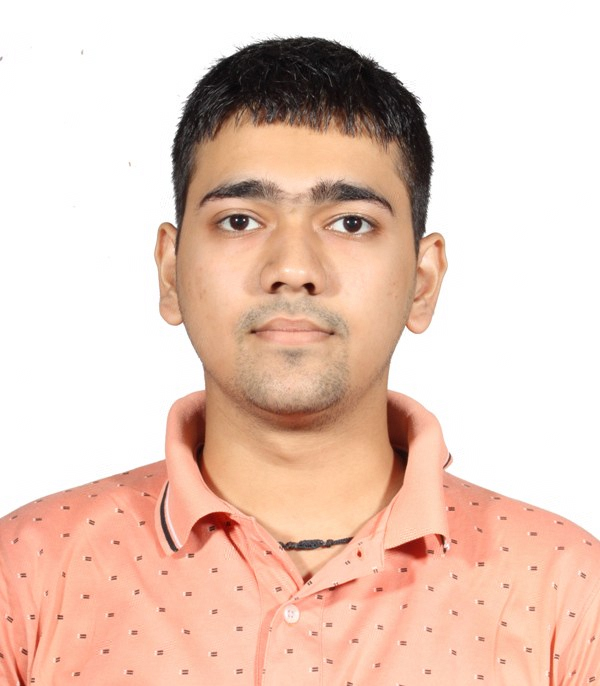
#> input picture data/output_images/robust_watermarked.png, 600 x 686 px
$ python extracting_robust.py
#> lines starting #> are read from the running program, lines starting #| are printed output that depends on the picture
### src/utils/image_utils.py
import cv2
import numpy as np
import os

# ============================================================
# 🧩 BASIC IMAGE OPERATIONS
# ============================================================

def load_image(path):
    """Load image from path in RGB format."""
    if not os.path.exists(path):
        raise FileNotFoundError(f"Image not found at {path}")
    img = cv2.imread(path)
#> img is the input picture: shape (686, 600, 3); mean B, G, R 189.9, 203.8, 232.9
    if img is None:
        raise ValueError(f"Failed to load image: {path}")
    return cv2.cvtColor(img, cv2.COLOR_BGR2RGB)


# [4 lines left out: function save_image, not called in this run]


def rgb_to_ycbcr(img):
    """Convert RGB image to YCbCr color space."""
    return cv2.cvtColor(img, cv2.COLOR_RGB2YCrCb)
#> returned value: shape (686, 600, 3); mean of channels 0, 1, 2 210.9, 143.7, 116.2


def ycbcr_to_rgb(img):
    """Convert YCbCr image back to RGB color space."""
    return cv2.cvtColor(img, cv2.COLOR_YCrCb2RGB)


def split_channels_ycbcr(img):
    """Split Y, Cb, Cr channels."""
    y, cb, cr = cv2.split(img)
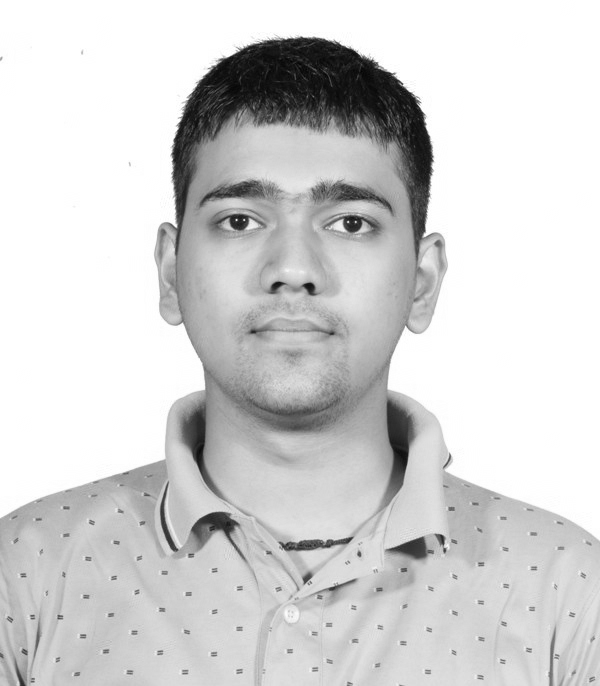
#> y: shape (686, 600); min 1, max 255, mean 210.9
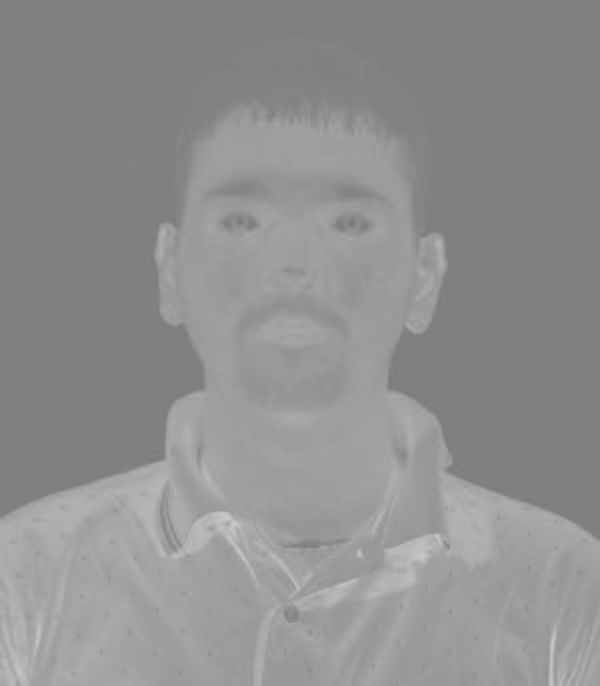
#> cb: shape (686, 600); min 121, max 202, mean 143.7
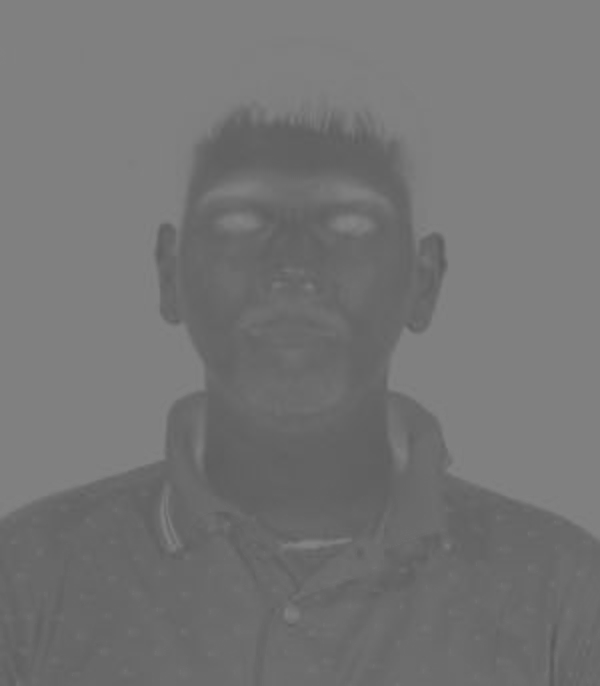
#> cr: shape (686, 600); min 89, max 132, mean 116.2
    return y, cb, cr


def merge_channels_ycbcr(y, cb, cr):
    """Merge Y, Cb, Cr channels back to YCbCr image."""
    return cv2.merge((y, cb, cr))

# ============================================================
# ⚙️ PREPROCESSING + RESIZING UTILITIES
# ============================================================

# [80 lines left out: functions resize_to_multiple_of_16, resize_watermark, convert_to_grayscale, prepare_images, resize_image_to_match, not called in this run]

### src/utils/extract_utils.py
# src/utils/extract_utils.py

import numpy as np
import pywt
from scipy.fftpack import dct
from src.utils.image_utils import load_image, rgb_to_ycbcr, split_channels_ycbcr
from src.utils.watermark_utils import unshuffle_bits_by_key
from src.config.settings import BLOCK_SIZE


# ---------- Helper DCT 2D ----------
def dct2(block):
    return dct(dct(block.T, norm="ortho").T, norm="ortho")


# ---------- Main Extraction ----------
def extract_robust_watermark_from_image(watermarked_img, secret_key, wm_shape=None):
    """
    Extract robust watermark bits from a watermarked image.

    Args:
        watermarked_img: numpy array (RGB) or path (str) to watermarked image
        secret_key: key used during embedding (for deterministic shuffle)
        wm_shape: tuple (H, W) of watermark shape; if None, auto-estimates based on capacity

    Returns:
        recovered_bits (flat array)
        recovered_image (2D grayscale watermark 0–255)
    """

    # --- Accept both path and array ---
    if isinstance(watermarked_img, str):
        img = load_image(watermarked_img)
    else:
        img = watermarked_img

    # --- Convert to YCbCr and extract Y ---
    ycbcr = rgb_to_ycbcr(img)
    Y, _, _ = split_channels_ycbcr(ycbcr)
    Y = Y.astype(np.float32)

    # --- Perform 1-level DWT ---
    LL, (LH, HL, HH) = pywt.dwt2(Y, "haar")
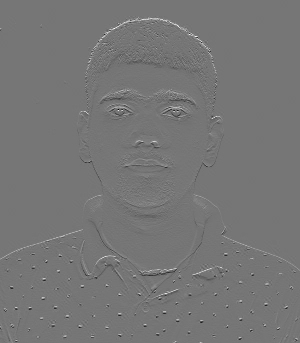
#> LH: shape (343, 300) float32; min -114.5, max 132.5, mean 0.1; drawn with min black and max white
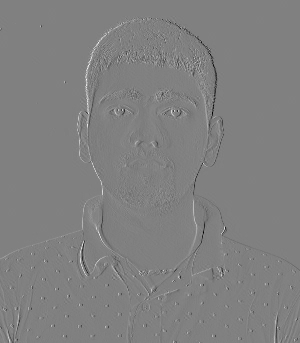
#> HL: shape (343, 300) float32; min -124.5, max 122.5, mean 0; drawn with min black and max white
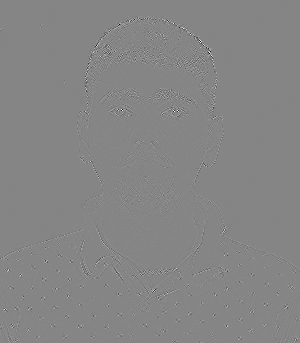
#> HH: shape (343, 300) float32; min -62, max 56, mean 0; drawn with min black and max white

    # --- Block traversal setup ---
    bh = BLOCK_SIZE
    nh = LH.shape[0] // bh
#> nh = 42
    nw = LH.shape[1] // bh
#> nw = 37
    capacity = nh * nw * 2  # LH + HL
#> capacity = 3108

    mid = bh // 2
    posA, posB = (mid - 1, mid), (mid, mid - 1)

    bits = []

    # --- Extract bits from LH + HL ---
    for i in range(nh):
        for j in range(nw):
            block_lh = LH[i * bh:(i + 1) * bh, j * bh:(j + 1) * bh]
            block_hl = HL[i * bh:(i + 1) * bh, j * bh:(j + 1) * bh]

            dct_lh = dct2(block_lh)
            dct_hl = dct2(block_hl)

            try:
                cL1, cR1 = dct_lh[posA], dct_lh[posB]
                cL2, cR2 = dct_hl[posA], dct_hl[posB]
            except Exception:
                continue  # skip problematic blocks

            bit1 = 1 if abs(cL1) > abs(cR1) else 0
            bit2 = 1 if abs(cL2) > abs(cR2) else 0

            # majority decision
            if bit1 == bit2:
                bits.append(bit1)
            else:
                diff1 = abs(abs(cL1) - abs(cR1))
                diff2 = abs(abs(cL2) - abs(cR2))
                bits.append(bit1 if diff1 >= diff2 else bit2)
#> after the loop, bits = 1554 values, max 1 at index 35, min 0 at index 0, mean 0.248

    bits = np.array(bits, dtype=np.uint8)

    # --- Determine expected watermark shape automatically ---
    if wm_shape is None:
        # Try to approximate square watermark
        length = int(np.floor(np.sqrt(bits.size)))
#> length = 39
        wm_shape = (length, length)
#> wm_shape = (39, 39)
        print(f"[ℹ] Auto-inferred watermark shape: {wm_shape}")
#| [ℹ] Auto-inferred watermark shape: (39, 39)

    total_bits_needed = wm_shape[0] * wm_shape[1]
#> total_bits_needed = 1521
    if bits.size < total_bits_needed:
        print(f"[⚠] Warning: Extracted bits ({bits.size}) < required ({total_bits_needed}). Padding with zeros.")
        bits = np.pad(bits, (0, total_bits_needed - bits.size), mode='constant')

    bits = bits[:total_bits_needed]
#> bits = 1521 values, max 1 at index 35, min 0 at index 0, mean 0.245

    # --- Unshuffle the extracted bits using secret key ---
    unshuffled = unshuffle_bits_by_key(bits, secret_key)

    # --- Reshape into watermark image ---
    recovered_image = (unshuffled.reshape(wm_shape) * 255).astype(np.uint8)

    return unshuffled, recovered_image

### src/utils/watermark_utils.py
# src/utils/watermark_utils.py

import numpy as np
import cv2
from random import Random
from src.config.settings import RANDOM_SEED


# [50 lines left out: functions preprocess_watermark, shuffle_bits, unshuffle_bits, not called in this run]


def get_shuffle_indices(length: int, key) -> list:
    """
    Deterministically produce the shuffle permutation indices for `length`
    using the provided secret key (same algorithm used by shuffle_bits).
    """
    rnd = Random(hash(key) + RANDOM_SEED)
    indices = list(range(length))
    rnd.shuffle(indices)
    return indices


def unshuffle_bits_by_key(bits: np.ndarray, key) -> np.ndarray:
    """
    Unshuffle flattened bits using only the secret key (no indices needed).
    """
#> called with bits = array of shape (1521,), key = 'my_secret_key'
    indices = get_shuffle_indices(bits.size, key)
    inv = np.empty_like(indices)
    for i, p in enumerate(indices):
        inv[p] = i
    return bits[inv]

### extracting_robust.py
# extracting_robust.py

import os
import cv2
from src.utils.extract_utils import extract_robust_watermark_from_image

def extract_robust():
    watermarked_path = "data/output_images/robust_watermarked.png"  # or attacked version
    output_dir = "data/output_images"
    os.makedirs(output_dir, exist_ok=True)
    recovered_path = os.path.join(output_dir, "recovered_robust.png")
    secret_key = "my_secret_key"

    # Read saved shape
    wm_shape_file = os.path.join(output_dir, "wm_shape.txt")
    if os.path.exists(wm_shape_file):
        with open(wm_shape_file, "r") as f:
            shape_str = f.read().strip().split(",")
            wm_shape = (int(shape_str[0]), int(shape_str[1]))
    else:
        wm_shape = None

    print("🔹 Extracting watermark from image...")
    recovered_bits, recovered_img = extract_robust_watermark_from_image(
        watermarked_path,
        secret_key,
        wm_shape
    )
#> in extract_robust_watermark_from_image, `unshuffled = unshuffle_bits_by_key(bits, secret_key)`: unshuffled = 1521 values, max 1 at index 3, min 0 at index 0, mean 0.245
#> in extract_robust_watermark_from_image, `recovered_image = (unshuffled.reshape(wm_shape) * 255).astype(np.uint8)`:
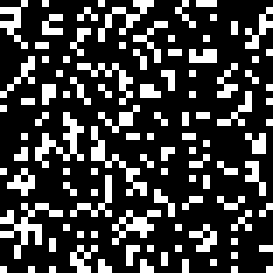
#> recovered_image: shape (39, 39) (shown 7 times larger); 24.5% white in thin lines or dots
#> recovered_bits has the same summary as unshuffled in extract_robust_watermark_from_image
    cv2.imwrite(recovered_path, recovered_img)
    print(f"✅ Recovered watermark saved at: {recovered_path}")

if __name__ == "__main__":
    extract_robust()
